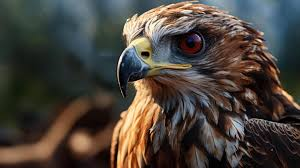
#> input picture image.png, 300 x 168 px, found by its file name
$ python simple_edge_detection.py
#> lines starting #> are read from the running program, lines starting #| are printed output that depends on the picture
# libraries only for plotting
import numpy as np
import cv2 as cv


"""
# uncomment this to use simple 3x3 grayscale image
image = np.array([
    [10, 20, 30],
    [40, 50, 60],
    [70, 80, 90]
], dtype=np.uint8)
"""

image = cv.imread('image.png', cv.IMREAD_GRAYSCALE)
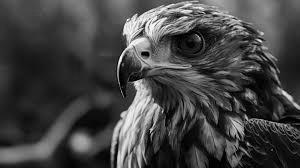
#> image: shape (168, 300); min 0, max 254, mean 67.8

cv.imshow("Image", np.array(image))
cv.waitKey(0)

"""
What Kernel for edge detection does : Find difference between
intensities of neigbouring pixels and thus making an edge for more different pixels
"""

"""Horizontal edge detection"""
# simplest horizontal kernel
kernel = np.array([-1, 1])

# output kernel matrix
output = []

rows = image.shape[0]
#> rows = 168
cols = image.shape[1]
#> cols = 300

# creating a matrix for output i.e. 3x2
output_horizontal = np.zeros((rows, cols - 1), dtype=np.int32)

# goes through 3x3 grayscale image matrix in 1x2 window
for row in range(rows):
    for col in range(cols - 1):
        # applying convolution
        output_horizontal[row, col] = image[row, col] * kernel[0] + image[row, col + 1] * kernel[1]
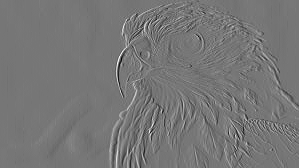
#> output_horizontal: shape (168, 299) int32; min -171, max 196, mean 0; drawn with min black and max white

# output
output_display = np.clip(output_horizontal, 0, 255).astype(np.uint8)

# using np.abs
# output_display = np.clip(np.abs(output_horizontal), 0, 255).astype(np.uint8) # more accurate but noisy edges


# show edges image
cv.imshow("Edges Image Horizontal", np.array(output_display))
cv.waitKey(0)

cv.imwrite("No Libraries Simple implementations/outputs/simple_horizontal_edge_detection.png", output_display)

# -------------------------------------              ---------------------------------

"""Vertical edge detection"""
# simplest vertical kernel
kernel = np.array([[-1], [1]])

# output kernel matrix
output = []

rows = image.shape[0]
cols = image.shape[1]

# creating a matrix for output i.e. 3x2
output_vertical = np.zeros((rows-1, cols), dtype=np.int32)

# goes through 3x3 grayscale image matrix in 1x2 window
for row in range(rows - 1):
    for col in range(cols):
        # applying convolution
        output_vertical[row, col] = image[row, col] * kernel[0] + image[row + 1, col] * kernel[1]
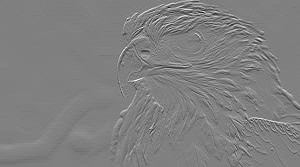
#> output_vertical: shape (167, 300) int32; min -185, max 182, mean -0.4; drawn with min black and max white

# output
output_display = np.clip(output_vertical, 0, 255).astype(np.uint8)
#> output_display: shape (167, 300)

# more accuracte + noisy edges for this task
# output_display = np.clip(np.abs(output_vertical), 0, 255).astype(np.uint8)

# show edges image
cv.imshow("Edges Image Vertical", np.array(output_display))
cv.waitKey(0)

cv.imwrite("No Libraries Simple implementations/outputs/simple_vertical_edge_detection.png", output_display)


#----------------------------------------Both combined---------------------

# shapes of output_hor and ouput_ver are diff
# making them same size
min_rows = min(output_horizontal.shape[0], output_vertical.shape[0])
#> min_rows = 167
min_cols = min(output_horizontal.shape[1], output_vertical.shape[1])
#> min_cols = 299

output_horizontal = output_horizontal[:min_rows, :min_cols]
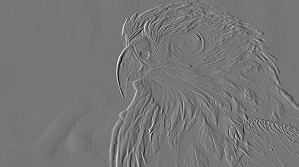
#> output_horizontal: shape (167, 299) int32; min -171, max 196, mean 0; drawn with min black and max white
output_vertical = output_vertical[:min_rows, :min_cols]
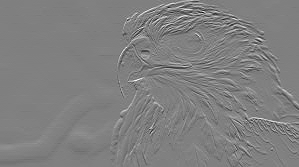
#> output_vertical: shape (167, 299) int32; min -185, max 182, mean -0.4; drawn with min black and max white

output = np.abs(output_horizontal) + np.abs(output_vertical)
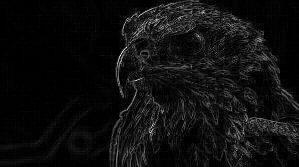
#> output: shape (167, 299) int32; min 0, max 331, mean 19.9; drawn with min black and max white

# output
output_display = np.clip(output, 0, 255).astype(np.uint8)
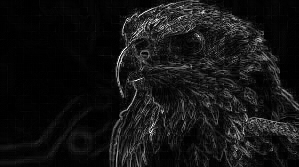
#> output_display: shape (167, 299); min 0, max 255, mean 19.9

# show edges image
cv.imshow("Edges Image Added", np.array(output_display))
cv.waitKey(0)

cv.imwrite("No Libraries Simple implementations/outputs/simple_hor_ver_added_edge_detection.png", output_display)
